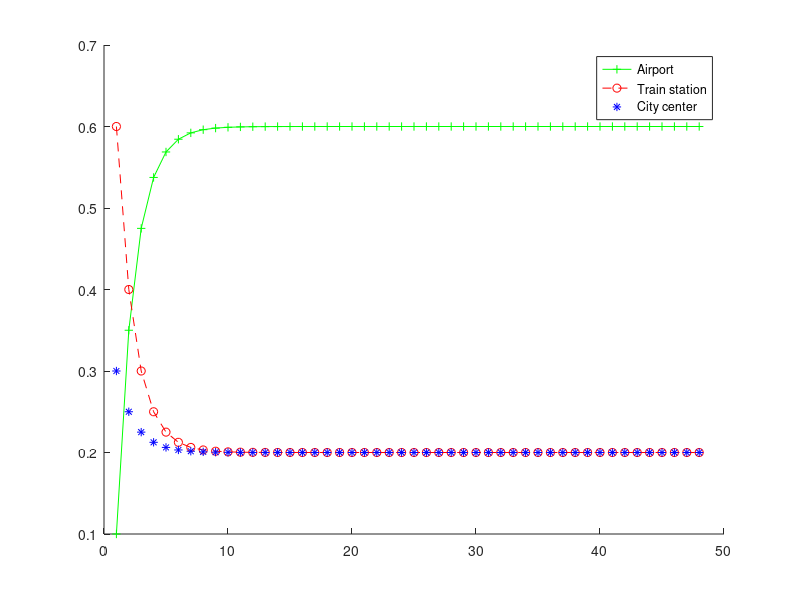
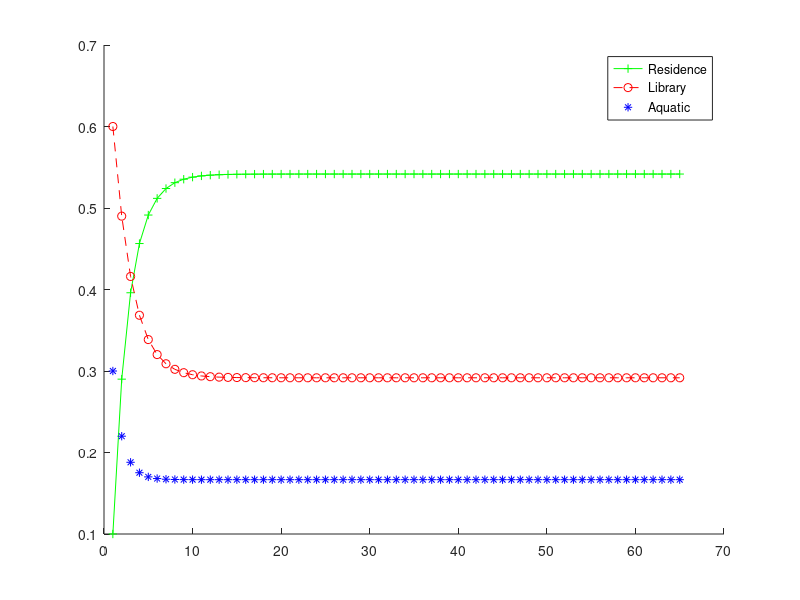

Recreate these plots in MATLAB, in order.
%% Q1
P = [ 8/10 3/10 3/10; 1/10 6/10 1/10; 1/10 1/10 6/10 ];


[V, D] = eig(P);

eigenvalues = diag(D);

precision = 10^(-10);
rounded_eigenvalues = round(eigenvalues / precision) * precision;

unique_eig = unique(rounded_eigenvalues);

occurances = {};


for i=1:size(unique_eig)
    aRow = {unique_eig(i), 0};
    occurances = [occurances; aRow];

end 

occurances = cell2mat(occurances);


% algebraic multiplicity
for i=1:size(eigenvalues)

    index = find(unique_eig == rounded_eigenvalues(i));
    
    occurances(index, 2) = occurances(index, 2) + 1;
    
end 

% geometric multiplicity

identity = eye(size(P));
for i= 1:size(unique_eig)
    
    formula = P - unique_eig(i)*identity;
    
    nullity = size(P, 1) - rank(formula);

    occurances(i, 3) = nullity;
end 


for i=1:size(unique_eig)
    disp(["eig: " + occurances(i,1)])
    disp("algebraic multiplicity")
    disp(occurances(i,2));
    disp("geometric multiplicity")
    disp(occurances(i,3));
end 

iminusp = identity - P;

iminuspRREF = rref(iminusp);

nullSpace = iminuspRREF(:,3)*-1 + [0; 0; 1];

t = 1 / sum(nullSpace);

steady_vector = t*nullSpace;
disp('steady_vect:')
disp(steady_vector)

%% Q2


% This is a Matlab code to determine the steady-state distribution for the cars
% in Markov process in Problem A16 (Practice Problems of Section 6.3) 
% see page 378 of text book


%x0 stands for the states of system at time t=0 (it can be chosen in a diffrent way)
x0=[0.1;0.6;0.3];

%P is the transition matrix for the system, here P is a 3x3 matrix 
P=[0.8 0.3 0.3;
   0.1 0.6 0.1;
   0.1 0.1 0.6];

v1=[];
v2=[];
v3=[];

v1=[v1 x0(1)];
v2=[v2 x0(2)];
v3=[v3 x0(3)];


powersofD = V*D*inv(V);
for i=1:500
    x1=(powersofD^i)*x0; % Finding the i-th state vector is computed 
    if (x1-powersofD*x1)<1e-15
        disp('Steady state found')
        break;
    end
v1=[v1 x1(1)];
v2=[v2 x1(2)];
v3=[v3 x1(3)];
end
figure(1)
hold on 
plot(v1,'g+-')
plot(v2,'ro--')
plot(v3,'b*')
legend('Airport','Train station','City center')

%% Q3


PQ3 = [0.8, 0.1, 0.1; 0.2, 0.7, 0.1; 0.3, 0.2, 0.5];
PQ3 = transpose(PQ3);

[VQ3, DQ3] = eig(PQ3);

eigenvaluesQ3 = diag(DQ3);

unique_eigQ3 = unique(eigenvaluesQ3);

occurancesQ3 = {};


for i=1:size(unique_eigQ3)
    aRow = {unique_eigQ3(i), 0};
    occurancesQ3 = [occurancesQ3; aRow];

end 

occurancesQ3 = cell2mat(occurancesQ3);


% algebraic multiplicity
for i=1:size(eigenvaluesQ3)

    index = find(unique_eigQ3 == eigenvaluesQ3(i));
    
    occurancesQ3(index, 2) = occurancesQ3(index, 2) + 1;
    
end 

% geometric multiplicity

identity = eye(size(PQ3));
for i= 1:size(unique_eigQ3)
    
    formulaQ3 = PQ3 - unique_eigQ3(i)*identity;
    
    nullityQ3 = size(PQ3, 1) - rank(formulaQ3);

    occurancesQ3(i, 3) = nullityQ3;
end 


for i=1:size(unique_eigQ3)
    disp(["eig: " + occurancesQ3(i,1)])
    disp("algebraic multiplicity")
    disp(occurancesQ3(i,2));
    disp("geometric multiplicity")
    disp(occurancesQ3(i,3));
end 

iminuspQ3 = identity - PQ3;

iminuspRREFQ3 = rref(iminuspQ3);

nullSpaceQ3 = iminuspRREFQ3(:,3)*-1 + [0; 0; 1];

t = 1 / sum(nullSpaceQ3);

steady_vector = t*nullSpaceQ3;
disp('steady_vect:')
disp(steady_vector)


%x0 stands for the states of system at time t=0 (it can be chosen in a diffrent way)
x0=[0.1;0.6;0.3];


v1=[];
v2=[];
v3=[];

v1=[v1 x0(1)];
v2=[v2 x0(2)];
v3=[v3 x0(3)];


for i=1:500
    x1 = PQ3^i*x0; % Finding the i-th state vector is computed 
    
    if (x1-PQ3^i*x1)<1e-15
        disp('Steady state found')
        break;
    
    end

    
    
v1=[v1 x1(1)];
v2=[v2 x1(2)];
v3=[v3 x1(3)];
end

figure(3)
hold on 
plot(v1,'g+-')
plot(v2,'ro--')
plot(v3,'b*')
legend('Residence','Library','Aquatic')






